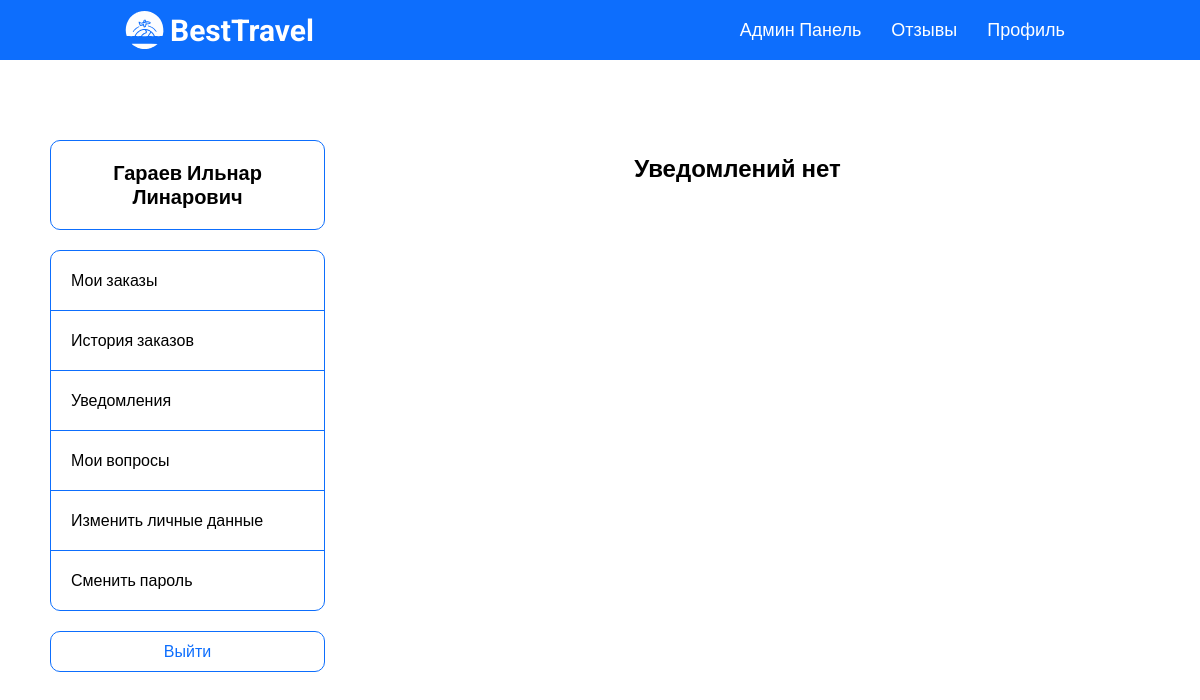
The app's page /notifications-page.php (signed in), older data.
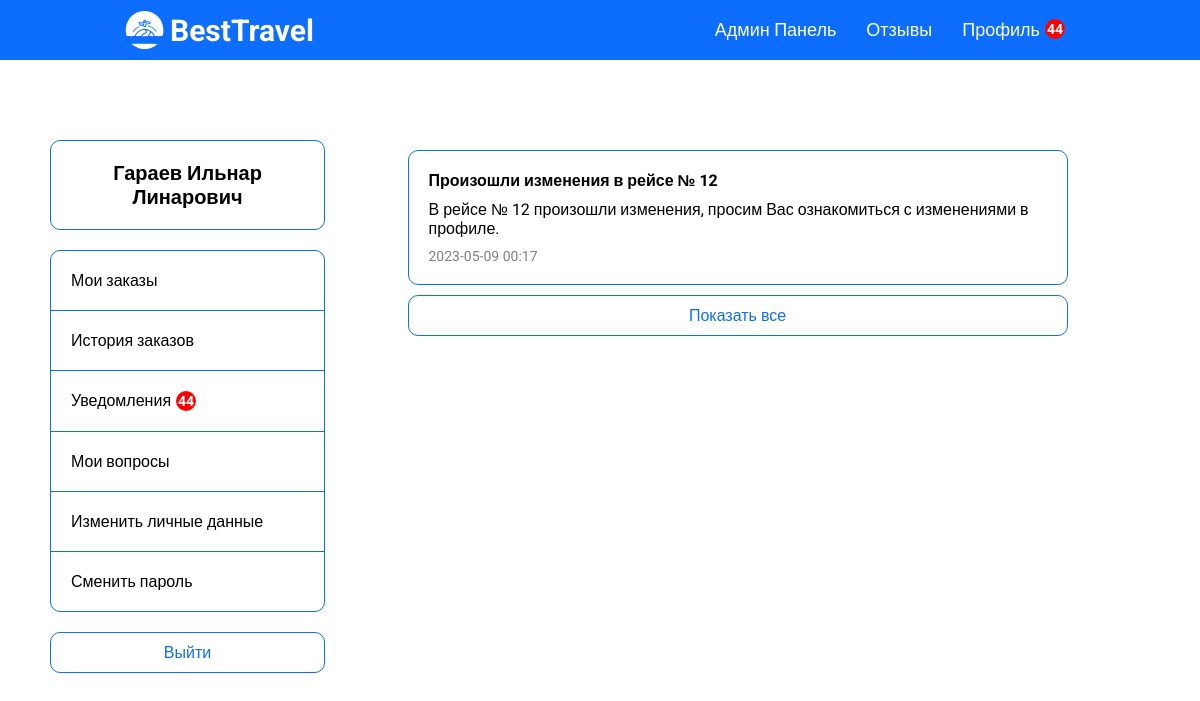
The same page, newer data.
### tables this page shows
CREATE TABLE `notifications` (
  `notification_id` int(11) NOT NULL,
  `notification_title` varchar(255) NOT NULL,
  `notification_desc` text NOT NULL,
  `notification_date` datetime NOT NULL,
  `flight_id` int(11) NOT NULL
);

### database/requests.php (called while the page is built, shortened)
<?php
function getAll($string)
{
    require 'connect.php';
    $data = mysqli_query($connect, $string);
    if (mysqli_num_rows($data) > 0) {
        return mysqli_fetch_all($data, MYSQLI_ASSOC);
    } else {
        return false;
    }
}
class ApiProvider
{
    public function getNotifications($user_id)
    {
        return getAll("
            select n.notification_id, n.notification_title, n.notification_desc, n.notification_date, n.flight_id from notifications n
            left join bookings b on b.flight_id = n.flight_id
            where n.flight_id in (select flight_id from bookings where user_id = '$user_id')
            and n.notification_date > b.booking_date
            order by n.notification_date desc;
        ");
    }
}
?>

### functions/methods.php (called while the page is built, shortened)
<?php
    class Methods
    {
        public function convDate($date) {
            $x = new DateTime($date);
            return $x->format('Y-m-d');
        }
        public function convTime($date) {
            $x = new DateTime($date);
            return $x->format('H:i');
        }
  }
  $mtd = new Methods;
?>

### notifications-page.php (the view, shortened to what this page needs)
<?php
require_once 'database/requests.php';
require_once 'functions/methods.php';
$user = $_SESSION['user'];
$notifications = $provider->getNotifications($user['id']);
?>
<!DOCTYPE html>
<html lang="ru">
<?php require_once 'templates/head.php'; ?>
<body>
<?php require_once 'templates/header.php'; ?>
<div class="container">
    <div class="profile">
        <?php require_once 'templates/profile.php'; ?>
        <div class="profile-orders">
            <?php if($notifications): ?>
                <?php foreach($notifications as $item): ?>
                    <div class="notification" data-id="<?= $item['notification_id'] ?>">
                        <div class="not-title">
                            <b><?= $item['notification_title'] ?></b>
                        </div>
                        <div class="not-desc">
                            <?= $item['notification_desc'] ?>
                        </div>
                        <div class="not-date">
                            <?= $mtd->convDate($item['notification_date']) ?> <?= $mtd->convTime($item['notification_date']) ?>
                        </div>
                    </div>
                <?php endforeach; ?>
                <button class="review-btn more btn">Показать все</button
            <?php else: ?>
                <h2 class="tac">Уведомлений нет</h2>
            <?php endif; ?>
        </div>
    </div>
</div>
</body>
</html>

### templates/header.php (shortened to what this page needs)
<header>
    <div class="header df jcsb aic bg">
        <div class="burger">
            <a class="logo" href="/"><img src="../assets/images/logo.svg" alt="">BestTravel</a>
        </div>
        <div class="menu df">
            <?php if ($_SESSION['user']['role'] == '3'): ?>
                <a href="/admin-users-page.php?page=1">Админ Панель</a>
            <?php endif ?>
            <?php if (!$_SESSION['user']): ?>
                <a href="/reviews-page.php">Отзывы</a>
                <a href="/auth-page.php">Войти</a>
            <?php else: ?>
                <a href="/reviews-page.php">Отзывы</a>
                <a class="df"
                   href="/profile-page.php?page=1">Профиль <?php if ($provider->getNotifications($_SESSION['user']['id'])): ?>
                        <span
                            class="badge none"><?= count($provider->getNotifications($_SESSION['user']['id'])) ?></span><?php endif; ?>
                </a>
            <?php endif ?>
        </div>
    </div>
</header>

### templates/profile.php (shortened to what this page needs)
<?php
  require_once 'database/requests.php';
  $user = $_SESSION['user'];
?>
<div class="profile-info">
  <div class="profile-info-title">
    <?= $user['surname'] ?> <?= $user['name'] ?> <?= $user['patronymic'] ?>
  </div>
  <div class="profile-links">
    <a class="profile-link" href="/profile-page.php?page=1">Мои заказы</a>
    <a class="profile-link" href="/history-page.php?page=1">История заказов</a>
    <a class="profile-link df" href="/notifications-page.php">Уведомления <?php if($provider->getNotifications($_SESSION['user']['id'])): ?><span class="badge none"><?= count($provider->getNotifications($_SESSION['user']['id'])) ?></span><?php endif; ?></a>
    <a class="profile-link" href="/appeals-page.php?page=1">Мои вопросы</a>
    <a class="profile-link" href="/update-profile-page.php">Изменить личные данные</a>
    <a class="profile-link" href="/reset-password.php">Сменить пароль</a>
  </div>
  <form action="database/logout.php" method='post'>
    <button class='btn w-full'><a class="logout" href="database/logout.php">Выйти</a></button>
  </form>
</div>

Row changes from the older to the newer data that the page shows:
added notifications: notification_title "Произошли изменения в рейсе № 12", notification_desc "В рейсе № 12 произошли изменения, просим Вас ознакомиться с изменениями в профиле.", notification_date "2023-05-09", notification_date "00:17"
Text that changed along with them:
count($provider->getNotifications($_SESSION['user']['id'])): (not shown) → "44"
text no longer shown: "Уведомлений нет"
text now shown: "Показать все"
